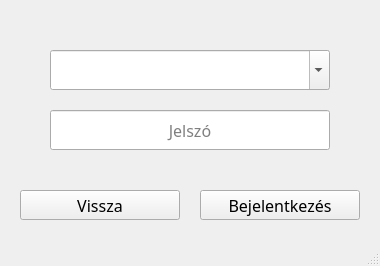
<?xml version="1.0" encoding="UTF-8"?>
<ui version="4.0">
 <class>loginWindow</class>
 <widget class="QMainWindow" name="loginWindow">
  <property name="geometry">
   <rect>
    <x>0</x>
    <y>0</y>
    <width>380</width>
    <height>266</height>
   </rect>
  </property>
  <property name="windowTitle">
   <string>Bejelentkezés</string>
  </property>
  <widget class="QWidget" name="centralwidget">
   <widget class="QPushButton" name="backButton">
    <property name="geometry">
     <rect>
      <x>20</x>
      <y>190</y>
      <width>160</width>
      <height>30</height>
     </rect>
    </property>
    <property name="font">
     <font>
      <family>Corbel</family>
      <pointsize>12</pointsize>
     </font>
    </property>
    <property name="text">
     <string>Vissza</string>
    </property>
   </widget>
   <widget class="QPushButton" name="loginButton">
    <property name="geometry">
     <rect>
      <x>200</x>
      <y>190</y>
      <width>160</width>
      <height>30</height>
     </rect>
    </property>
    <property name="font">
     <font>
      <family>Corbel</family>
      <pointsize>12</pointsize>
     </font>
    </property>
    <property name="text">
     <string>Bejelentkezés</string>
    </property>
   </widget>
   <widget class="QLineEdit" name="inputPwd">
    <property name="geometry">
     <rect>
      <x>50</x>
      <y>110</y>
      <width>280</width>
      <height>40</height>
     </rect>
    </property>
    <property name="font">
     <font>
      <family>Corbel</family>
      <pointsize>12</pointsize>
     </font>
    </property>
    <property name="echoMode">
     <enum>QLineEdit::Password</enum>
    </property>
    <property name="alignment">
     <set>Qt::AlignCenter</set>
    </property>
    <property name="placeholderText">
     <string>Jelszó</string>
    </property>
   </widget>
   <widget class="QComboBox" name="userNameBox">
    <property name="geometry">
     <rect>
      <x>50</x>
      <y>50</y>
      <width>280</width>
      <height>40</height>
     </rect>
    </property>
    <property name="font">
     <font>
      <family>Corbel</family>
      <pointsize>12</pointsize>
     </font>
    </property>
    <property name="editable">
     <bool>true</bool>
    </property>
    <property name="currentText">
     <string/>
    </property>
    <property name="placeholderText">
     <string/>
    </property>
   </widget>
  </widget>
  <widget class="QStatusBar" name="statusbar"/>
 </widget>
 <resources/>
 <connections/>
</ui>
